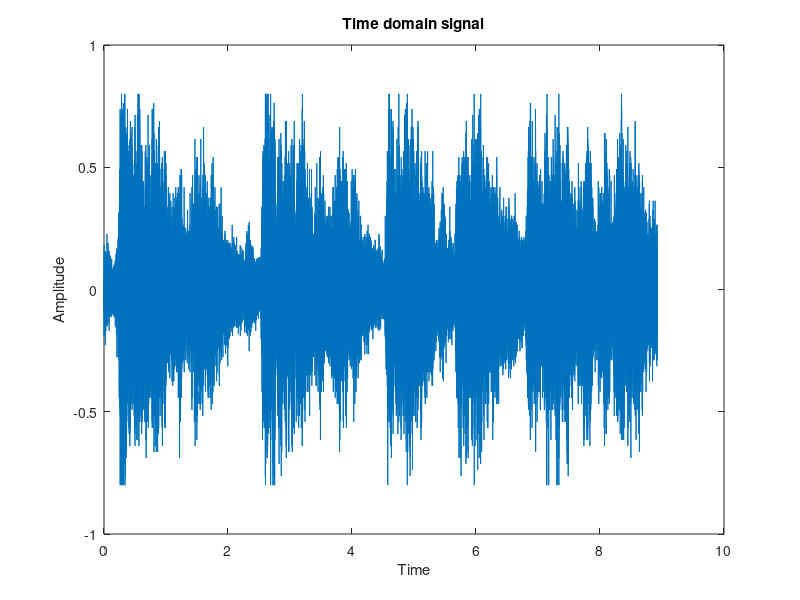
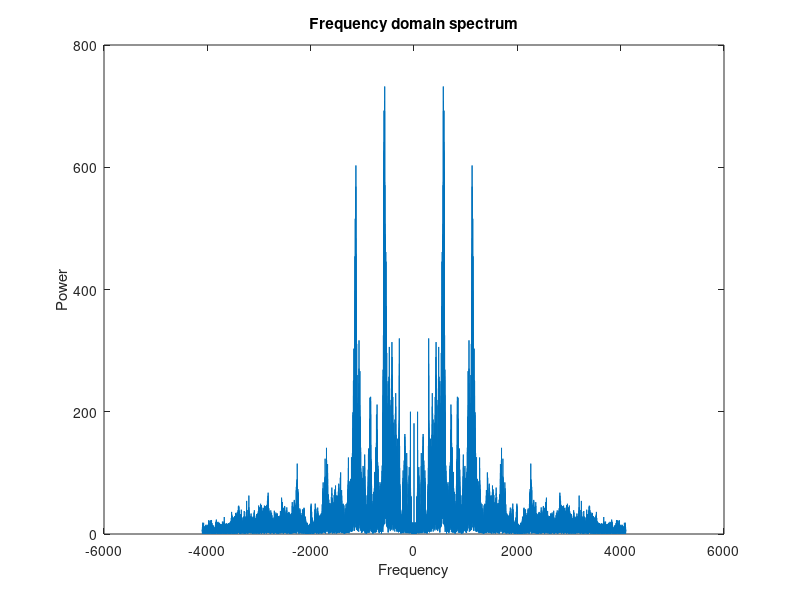
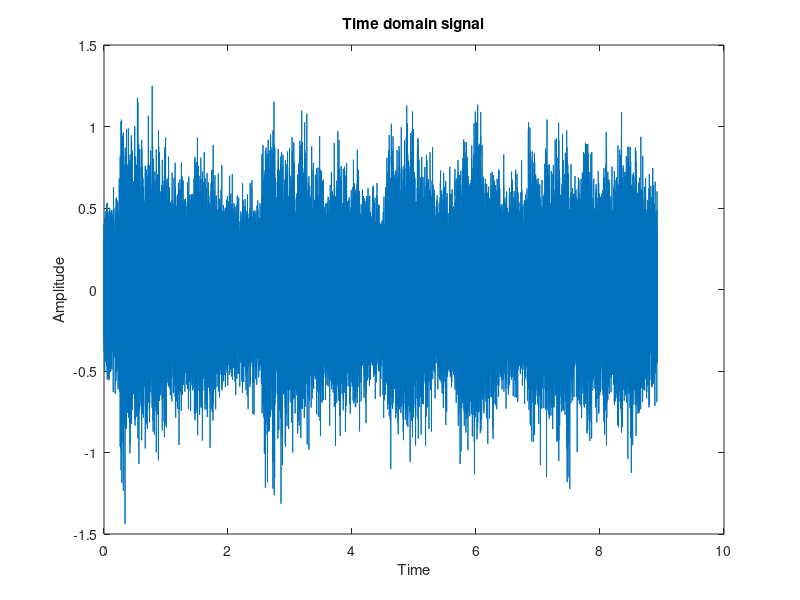
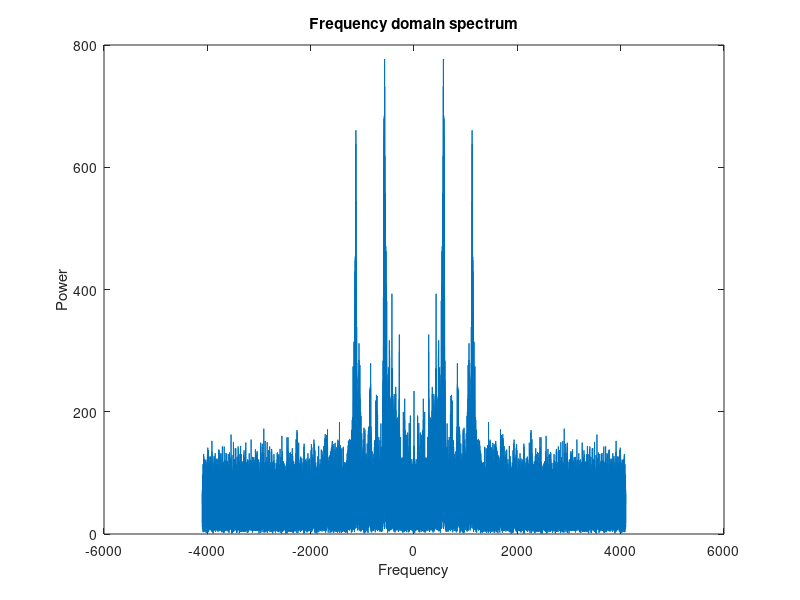

Recreate these plots in MATLAB, in order. (Note: this script raises an error after producing the figures.)
load handel.mat
filename = 'handel.wav';
audiowrite(filename,y,Fs);
[y,Fs] = audioread('handel.wav');

[N,~] = size(y);
ts = 1/Fs;
tmax = (N-1)*ts;
time = 0: ts: tmax; %time array

% Output time domain signal
figure(1) 
plot(time,y)
xlabel('Time'); ylabel('Amplitude');
title('Time domain signal');

f = -Fs/2: Fs/(N-1): Fs/2;      % Generating the freq array
freq = fftshift(fft(y));        % obtaining each freq by fft function
figure(2) % Output frequency domain signal
plot(f,abs(freq))
xlabel('Frequency'); ylabel('Power');
title('Frequency domain spectrum');

% Generate a unique source signal---------------------------------------
SNR = 0.0004*(9)^2 - 0.02*9 + 0.25; % Index = 19/ENG/009
z = awgn( y, SNR,'measured');

audiowrite('audio_1.wav', z, Fs); % Save the audio

[N,P] = size(z);
ts = 1/Fs;
tmax = (N-1)*ts;
time = 0: ts: tmax;

figure(3) % Output time domain signal 
plot(time, z)
xlabel('Time'); ylabel('Amplitude');
title('Time domain signal');

f = -Fs/2: Fs/(N-1): Fs/2;
freq1 = fftshift(fft(z)); 

figure(4) % Output frequency domain signal
plot(f, abs(freq1))
xlabel('Frequency'); ylabel('Power');
title('Frequency domain spectrum');


%Sampling the signal----------------------------------------------------
[N,~] = size(z);
s = zeros(1, N*2-1);  % Sampling freq = 2*Fs (2*N)                                            

for i = (1:2*N-1)
    if (mod(i,2)==0)
        s(i) = (z(i/2) + z(i/2+1))/2;   
    else 
        s(i) = z(ceil(i/2));
    end
end

figure(5)
stem(s);
xlabel('n'); ylabel('magnitude');
title('Sampled signal');

%Quantization of the sampled signal-------------------------------------
quantization_level = 6;
[q, q_error] = Quantization(s, quantization_level);

figure(6)
stairs(q);
xlabel('n'); ylabel('Magnitude');
title('Quantized signal');

audiowrite('audio_2.wav', q , 2*Fs);

% Encoding of the quantized signal--------------------------------------
vmax = max(s);  % Defining the max and min values of the signal
vmin = min(s);

b = bitmapping(q, quantization_level, vmax, vmin);

% Modulating the quantized signal using 64-QAM--------------------------
modOrder = 64;
m = QAMmodulator (b, modOrder, true);

% Plot the constallation diagram
scatterplot(m);
xlabel('In phase');
ylabel('Quadrature');
title('64-QAM, Average Power = 1 W');

% Transmission through the channel--------------------------------------
seed = 9;    % index = 009
snr = 10;    
c = awgn(m,snr, 'measured',seed); 

% To find the precentage errors
Noise_error = pctError(c, m);

% Vary the SNR by 2 intervals to plot constellation diagram
for snr = 1:2:10
    
    c = awgn(m,snr, 'measured',seed);
    scatterplot(c);
    xlabel('In phase');
    ylabel('Quadrature');
    str = sprintf('64-QAM, SNR value = %d', snr); 
    title(str)
        
end

% Plot SNR vs error graph
SNR = [1:2:10];
errorPlot = zeros(1,5);

for i = 1:2:10
    c = awgn(m,i, 'measured',seed);
    
    if i == 1
        errorPlot(i) = pctError(c, m);  
    elseif i == 3
        errorPlot(i-1) = pctError(c, m);
    elseif i == 5
        errorPlot(i-2) = pctError(c, m);
    elseif i == 7
        errorPlot(i-3) = pctError(c, m);
    elseif i == 9
        errorPlot(i-4) = pctError(c, m);
    end   
end


figure(13)
plot(SNR, errorPlot, '-o')
grid on;
xlabel('SNR value');
ylabel('Percentage Error');
title('SNR vs error plot')

% Obtain the received signal r over this channel-----------------------
r = awgn( m, 20, 'measured',seed);

% Constellation Plot
scatterplot(r); 
xlabel('In phase');
ylabel('Quadrature');
title('64-QAM, SNR value = 20'); 

% Find the percentage error by pctError function
errorRX = pctError(r, m);

% Demodulation of r signal----------------------------------------------
modOrder = 64;
d = DemodQAM (r,modOrder);

% precetange error after demodulation
errorAfterMod = pctErrorOfBitArray(d,b);

% Perfom reverse bitmapping--------------------------------------------
t = revBitMapping(d, quantization_level, vmax, vmin);

% save the audio as audio_3.
audiowrite('audio_3.wav', t , 2*Fs)

% Obtain the time-domain representation
figure(15)
stem(t)
xlabel('Time'); 
ylabel('Amplitude');
title('Time domain representation of the received signal');

% Used Functions-------------------------------------------------------

% Perfom reverse bitmapping
function t = revBitMapping(d, level, vmax, vmin)

    % converting the bit stream d to quantized values 
    B = reshape(d,level,[]); B = B';   % Dividing into 6 bit segments 
    B = char(48+B);         % Converting to char for bin2dec function
    q_index = bin2dec(B);   % Perfom bin2dec operation
    q_index = q_index';     % Convert the column matrix into array

    q_levels = 2^level;                 % no of levels
    lsb = (vmax- vmin)/((q_levels)-1);  % size between two levels
    t = q_index*lsb + vmin;         % Reversing the quantization

end

% Demodulation of r signal
function d = DemodQAM (RXsig, M)

    % Defining a zero array for complex numbers
    Dsig = complex(zeros(1,length(RXsig)));
    
    KMOD = 1/sqrt(42); % KMOD value for 64-QAM is 1/SQRT(42).
    RXsig = RXsig/KMOD; % Converting back to the original mapped values
    
    N = sqrt(M)-1; % 7
    % Checking each range to assign points to the points in constellation
    % Eg: points between 6<x<4 = 5
    
    for i = 1:length(RXsig)
        
        % real part
        found = false;
        for x = -N+1: 2: N-1  % check boundary values -6 to 6
            if real(RXsig(i)) < x
                Dsig(i) = x-1;
                found = true;
                break;
            end  
        end
       
        if ~found
           Dsig(i) = N; % check >6 values
        end
        
        % imaginary part
        found = false;
        for x = -N+1:2:N-1
            if imag(RXsig(i)) < x
                Dsig(i) = Dsig(i) + j*(x-1);
                found = true;
                break;
            end  
        end
        
        if ~found
           Dsig(i) = Dsig(i) + j*N;
        end      
    end
    
    % Convert it into a bit stream
    % Defining the mapping table
    mapTable(1:8) = -7; mapTable(9:16) = -5;
    mapTable(17:24) = -1; mapTable(25:32) = -3;
    mapTable(33:40) = +7; mapTable(41:48) = +5;
    mapTable(49:56) = +1; mapTable(57:64) = +3;
    
    for i = 0:63
        if mod(i,8) == 0 
            mapTable(i+1) = mapTable(i+1)-7j;
        elseif mod(i+1,8) == 0
            mapTable(i+1) = mapTable(i+1)+3j;
        elseif mod(i+2,8) == 0
            mapTable(i+1) = mapTable(i+1)+1j;
        elseif mod(i+3,8) == 0
            mapTable(i+1) = mapTable(i+1)+5j;
        elseif mod(i+4,8) == 0
            mapTable(i+1) = mapTable(i+1)+7j;
        elseif mod(i+5,8) == 0
            mapTable(i+1) = mapTable(i+1)-3j;
        elseif mod(i+6,8) == 0
            mapTable(i+1) = mapTable(i+1)-1j;
        elseif mod(i+7,8) == 0
            mapTable(i+1) = mapTable(i+1)-5j;
        end
    end
    
     % Defining a zero array for decimal index in the mapping table
     Dsig_index = zeros(1,length(Dsig));
     
     % Assigning index values by checking each mapping table points
     for x=1:length(Dsig)
         for y=1:length(mapTable)
             if Dsig(x) == mapTable(y) 
             Dsig_index(x) = y-1; 
             end
         end
     end  
    
    % converting to a binary array
    d_mat = (dec2bin(Dsig_index,6)- '0'); 
    d = d_mat';
    d = d(:)';   
              
end   

% Function to find the precentage error between two complex signals
function error = pctError(sig1, sig2)
    % Calculating the mean value of error array
   for i = 1: length(sig1)
    error = 100*mean(abs(sig1(i)-sig2(i))/abs(sig2(i)));
   end
      
end

% Function to find the precentage error between two binary arrays
function error = pctErrorOfBitArray(sig1, sig2)
     count = 0;
     %counting through the elements looking for differences
     for x = 1:1:length(sig1)
        if sig2(x) ~= sig1(x)
        count = count + 1;
        end
     end
     %calculating the error percentage
     error = count*100/length(sig1);
    
end

% Function for 64-QAM modulator
function m = QAMmodulator(bsig, M, avgPower)
    k = log2(M); % to get the number of bits in a binary symbol
    num = length(bsig)/k; % Number of symbols
        
    % Define mapping table using Gray Mapping 
    % Assuming point 1 = 000 000 (-7-7j) and goes on
    mapTable(1:8) = -7;    mapTable(9:16) = -5;
    mapTable(17:24) = -1;  mapTable(25:32) = -3;
    mapTable(33:40) = +7;  mapTable(41:48) = +5;
    mapTable(49:56) = +1;  mapTable(57:64) = +3;
    
    for i = 0:63
        if mod(i,8) == 0
            mapTable(i+1) = mapTable(i+1)-7j;
        elseif mod(i+1,8) == 0
            mapTable(i+1) = mapTable(i+1)+3j;
        elseif mod(i+2,8) == 0
            mapTable(i+1) = mapTable(i+1)+1j;
        elseif mod(i+3,8) == 0
            mapTable(i+1) = mapTable(i+1)+5j;
        elseif mod(i+4,8) == 0
            mapTable(i+1) = mapTable(i+1)+7j;
        elseif mod(i+5,8) == 0
            mapTable(i+1) = mapTable(i+1)-3j;
        elseif mod(i+6,8) == 0
            mapTable(i+1) = mapTable(i+1)-1j;
        elseif mod(i+7,8) == 0
            mapTable(i+1) = mapTable(i+1)-5j;
        end
    end
    
    symbols = zeros(1, num); % Zero array for mappedSymbols
    
    % Map binary 'b' array into symbols
    for i = 1:k:length(bsig)
        bin_symbol = bsig(i: i+k-1); % Map to 6 bit binary symbol
        dec_value =  2^5 * bin_symbol(1) + 2^4 * bin_symbol(2)...
                     + 2^3 * bin_symbol(3) + 2^2 * bin_symbol(4) ...
                     + 2^1 * bin_symbol(5) + 2^0 * bin_symbol(6);
    
    % Mapping to the complex array
    symbols((i-1)/k+1) = mapTable(dec_value+1); 
    end
    
    %Construction of the signal
    m1 = symbols; 
    
    % Modify the function to have a Unit power output signal    
    KMOD = 1/sqrt(42); % KMOD value for 64-QAM is 1/SQRT(42).
    
    if avgPower == true
       m = m1*(KMOD); 
    else
       m = m1;       
    end
    
end

% Function for encoding the quantized signal
function b = bitmapping(q_sig, level, vmax, vmin)
    
    q_levels = 2^level;                 % no of levels
    lsb = (vmax- vmin)/((q_levels)-1);  % size between two levels   
    
    val = (q_sig- vmin)/lsb;
    b_mat = (dec2bin(val,6)- '0'); % gives the bit values as a double matrix
    
    b = b_mat';  % convert it to an array
    b = b(:)';
    
end

% Function for Quantizing the sampled signal
function [q, q_error] = Quantization(sig, level)

    vmax = max(sig);       %get upper limit 
    vmin = min(sig);       %get lower limit 
    
    % Calculate the dist between two levels
    lsb = (vmax-vmin)/((2^level)-1);  
    levels = vmin:lsb:vmax;         % generate level vector 
    q_levels = 2^level;             % No of leveles
    [~, index] = size(sig);         % getting the size

    q = zeros(1, index); % Generating a zero vector 
    q_error = zeros(1,index); % Generating a zero vector for error

    for i = 1:index    
        for j = 2:q_levels                                                    
            if (sig(i) < levels(j))  % Obtain rest of q values
                q(i) = levels(j-1);
                q_error(i) = sig(i) - q(i); % Calcualting the error
                break
            end
        end   
    end 

end
